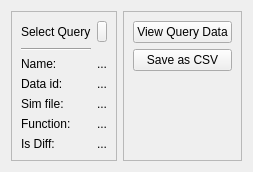
          <widget class="QWidget" name="view_tab">
           <attribute name="title">
            <string>View</string>
           </attribute>
           <layout class="QHBoxLayout" name="horizontalLayout_5">
            <item>
             <widget class="QFrame" name="frame_8">
              <property name="frameShape">
               <enum>QFrame::StyledPanel</enum>
              </property>
              <property name="frameShadow">
               <enum>QFrame::Raised</enum>
              </property>
              <layout class="QGridLayout" name="gridLayout_4">
               <item row="5" column="1">
                <widget class="QLabel" name="label_16">
                 <property name="text">
                  <string>Sim file: </string>
                 </property>
                </widget>
               </item>
               <item row="6" column="1">
                <widget class="QLabel" name="label_15">
                 <property name="text">
                  <string>Function:</string>
                 </property>
                </widget>
               </item>
               <item row="0" column="1">
                <widget class="QLabel" name="label_10">
                 <property name="sizePolicy">
                  <sizepolicy hsizetype="Preferred" vsizetype="Preferred">
                   <horstretch>0</horstretch>
                   <verstretch>0</verstretch>
                  </sizepolicy>
                 </property>
                 <property name="text">
                  <string>Select Query</string>
                 </property>
                </widget>
               </item>
               <item row="3" column="1">
                <widget class="QLabel" name="label_14">
                 <property name="sizePolicy">
                  <sizepolicy hsizetype="Fixed" vsizetype="Preferred">
                   <horstretch>0</horstretch>
                   <verstretch>0</verstretch>
                  </sizepolicy>
                 </property>
                 <property name="text">
                  <string>Data id: </string>
                 </property>
                </widget>
               </item>
               <item row="3" column="3">
                <widget class="QLabel" name="data_id_label">
                 <property name="text">
                  <string>...</string>
                 </property>
                </widget>
               </item>
               <item row="2" column="1">
                <widget class="QLabel" name="label_13">
                 <property name="text">
                  <string>Name: </string>
                 </property>
                </widget>
               </item>
               <item row="0" column="3">
                <widget class="QToolButton" name="view_query_list">
                 <property name="sizePolicy">
                  <sizepolicy hsizetype="Ignored" vsizetype="Fixed">
                   <horstretch>0</horstretch>
                   <verstretch>0</verstretch>
                  </sizepolicy>
                 </property>
                 <property name="text">
                  <string>...</string>
                 </property>
                </widget>
               </item>
               <item row="2" column="3">
                <widget class="QLabel" name="query_name_label">
                 <property name="text">
                  <string>...</string>
                 </property>
                </widget>
               </item>
               <item row="7" column="1">
                <widget class="QLabel" name="label_27">
                 <property name="text">
                  <string>Is Diff:</string>
                 </property>
                </widget>
               </item>
               <item row="1" column="1">
                <widget class="Line" name="line">
                 <property name="orientation">
                  <enum>Qt::Horizontal</enum>
                 </property>
                </widget>
               </item>
               <item row="6" column="3">
                <widget class="QLabel" name="function_label">
                 <property name="text">
                  <string>...</string>
                 </property>
                </widget>
               </item>
               <item row="5" column="3">
                <widget class="QLabel" name="sim_file_label">
                 <property name="text">
                  <string>...</string>
                 </property>
                </widget>
               </item>
               <item row="7" column="3">
                <widget class="QLabel" name="is_diff_label">
                 <property name="text">
                  <string>...</string>
                 </property>
                </widget>
               </item>
              </layout>
             </widget>
            </item>
            <item>
             <widget class="QFrame" name="frame_9">
              <property name="sizePolicy">
               <sizepolicy hsizetype="Fixed" vsizetype="Preferred">
                <horstretch>0</horstretch>
                <verstretch>0</verstretch>
               </sizepolicy>
              </property>
              <property name="frameShape">
               <enum>QFrame::StyledPanel</enum>
              </property>
              <property name="frameShadow">
               <enum>QFrame::Raised</enum>
              </property>
              <layout class="QVBoxLayout" name="verticalLayout_4">
               <item>
                <widget class="QPushButton" name="view_query_button">
                 <property name="text">
                  <string>View Query Data</string>
                 </property>
                </widget>
               </item>
               <item>
                <widget class="QPushButton" name="save_csv_query_button">
                 <property name="text">
                  <string>Save as CSV</string>
                 </property>
                </widget>
               </item>
               <item>
                <spacer name="verticalSpacer_2">
                 <property name="orientation">
                  <enum>Qt::Vertical</enum>
                 </property>
                 <property name="sizeHint" stdset="0">
                  <size>
                   <width>20</width>
                   <height>40</height>
                  </size>
                 </property>
                </spacer>
               </item>
              </layout>
             </widget>
            </item>
           </layout>
          </widget>
